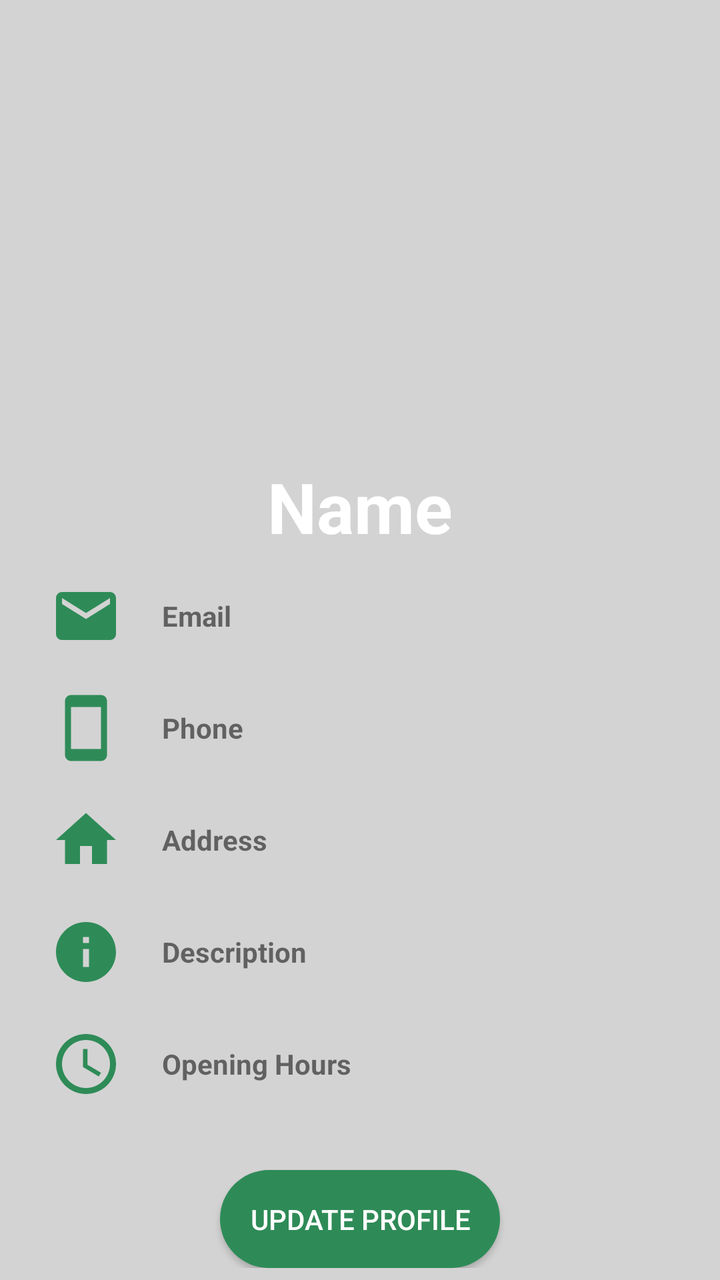
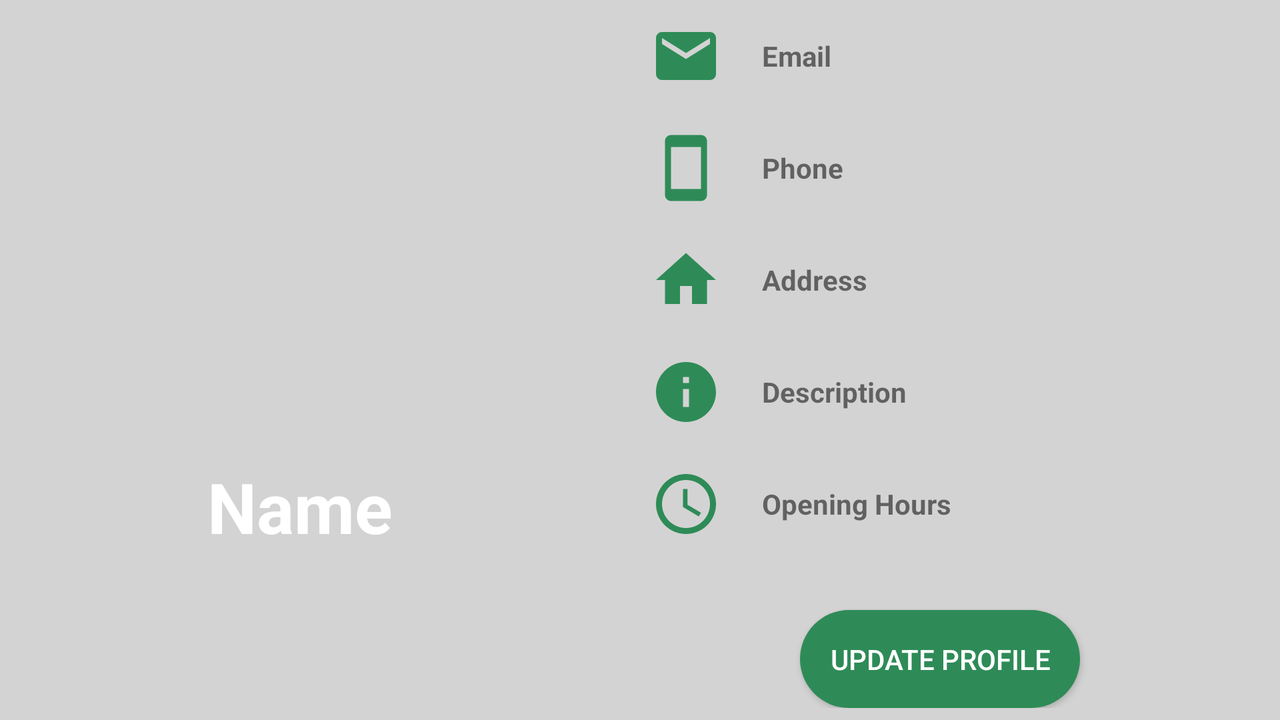

An Android layout and its configuration variant, each rendered on a device that would load it. The default file and the variant file are quoted in full after the pictures.
<!-- AndroidManifest.xml: application theme Theme.AppCompat.Light.NoActionBar -->
<!-- res/layout/profile.xml -->
<?xml version="1.0" encoding="utf-8"?>
<RelativeLayout xmlns:android="http://schemas.android.com/apk/res/android"
    xmlns:app="http://schemas.android.com/apk/res-auto"
    xmlns:tools="http://schemas.android.com/tools"
    android:layout_width="match_parent"
    android:layout_height="match_parent"
    android:background="#D3D3D3"
    app:layout_behavior="@string/appbar_scrolling_view_behavior"
    tools:context=".AppActivity"
    android:id="@+id/relativeLayout"
    tools:showIn="@layout/app_bar_main">

    <LinearLayout
        android:layout_width="match_parent"
        android:layout_height="wrap_content"
        android:orientation="vertical"
        android:gravity="center_horizontal">

        <LinearLayout
            android:id="@+id/layoutprofile"
            android:layout_width="match_parent"
            android:layout_height="280dp"
            android:background="@drawable/appetizers"
            android:orientation="vertical">
            <ImageView
                android:id="@+id/profImgBtn"
                android:layout_width="150dp"
                android:layout_height="150dp"
                android:layout_gravity="center_horizontal"
                android:layout_marginTop="80dp"
                android:src="@drawable/prof" />

            <TextView
                android:id="@+id/nameTv"
                android:layout_width="wrap_content"
                android:layout_height="wrap_content"
                android:layout_gravity="center_horizontal"
                android:text="@string/r_name"
                android:textColor="#fff"
                android:textSize="35sp"
                android:textStyle="bold" />
        </LinearLayout>

        <ScrollView xmlns:android="http://schemas.android.com/apk/res/android"
            android:layout_width="match_parent"
            android:layout_height="match_parent"
            android:fillViewport="true">

            <TableLayout
                android:layout_width="match_parent"
                android:layout_height="wrap_content"
                android:stretchColumns="1">

                <LinearLayout
                    android:id="@+id/layoutEdit"
                    android:layout_width="match_parent"
                    android:layout_height="wrap_content"
                    android:layout_gravity="center"
                    android:paddingTop="10dp"
                    android:orientation="vertical">
                    <LinearLayout
                        android:id="@+id/lname"
                        android:orientation="horizontal"
                        android:paddingLeft="25dp"
                        android:layout_width="match_parent"
                        android:layout_height="wrap_content">
                        <ImageView
                            android:layout_width="36dp"
                            android:layout_height="36dp"
                            android:src="@drawable/ic_email_black"/>
                        <TextView
                            android:id="@+id/emailTv"
                            android:textStyle="bold"
                            android:layout_gravity="center_vertical"
                            android:layout_width="wrap_content"
                            android:layout_height="wrap_content"
                            android:paddingLeft="20dp"
                            android:text="@string/r_email"/>
                    </LinearLayout>
                    <LinearLayout
                        android:id="@+id/lphone"
                        android:layout_marginTop="20dp"
                        android:orientation="horizontal"
                        android:paddingLeft="25dp"
                        android:layout_width="match_parent"
                        android:layout_height="wrap_content">
                        <ImageView
                            android:layout_width="36dp"
                            android:layout_height="36dp"
                            android:src="@drawable/ic_smartphone_black_24dp"/>
                        <TextView
                            android:textStyle="bold"
                            android:id="@+id/phoneTv"
                            android:layout_gravity="center_vertical"
                            android:layout_width="wrap_content"
                            android:layout_height="wrap_content"
                            android:paddingLeft="20dp"
                            android:text="@string/r_phone"/>
                    </LinearLayout>
                    <LinearLayout
                        android:id="@+id/lAddress"
                        android:layout_marginTop="20dp"
                        android:orientation="horizontal"
                        android:paddingLeft="25dp"
                        android:layout_width="match_parent"
                        android:layout_height="wrap_content">
                        <ImageView
                            android:layout_width="36dp"
                            android:layout_height="36dp"
                            android:src="@drawable/ic_home_black_24dp"/>
                        <TextView
                            android:textStyle="bold"
                            android:id="@+id/addressTv"
                            android:layout_gravity="center_vertical"
                            android:layout_width="wrap_content"
                            android:layout_height="wrap_content"
                            android:paddingLeft="20dp"
                            android:text="@string/r_address"/>
                    </LinearLayout>
                    <LinearLayout
                        android:layout_marginTop="20dp"
                        android:orientation="horizontal"
                        android:paddingLeft="25dp"
                        android:layout_width="match_parent"
                        android:layout_height="wrap_content">
                        <ImageView
                            android:layout_width="36dp"
                            android:layout_height="36dp"
                            android:src="@drawable/ic_info_black_24dp"/>
                        <TextView
                            android:textStyle="bold"
                            android:id="@+id/descriptionTv"
                            android:layout_gravity="center_vertical"
                            android:layout_width="wrap_content"
                            android:layout_height="wrap_content"
                            android:paddingLeft="20dp"
                            android:text="@string/r_description"/>
                    </LinearLayout>
                    <LinearLayout
                        android:layout_marginTop="20dp"
                        android:orientation="horizontal"
                        android:paddingLeft="25dp"
                        android:layout_width="match_parent"
                        android:layout_height="wrap_content">
                        <ImageView
                            android:layout_width="36dp"
                            android:layout_height="36dp"
                            android:src="@drawable/ic_access_time_black_24dp"/>
                        <TextView
                            android:textStyle="bold"
                            android:id="@+id/openhoursTv"
                            android:layout_gravity="center_vertical"
                            android:layout_width="wrap_content"
                            android:layout_height="wrap_content"
                            android:paddingLeft="20dp"
                            android:text="@string/r_openhours"/>
                    </LinearLayout>

                </LinearLayout>
                <LinearLayout
                    android:id="@+id/layoutButton"
                    android:layout_width="wrap_content"
                    android:layout_height="wrap_content"
                    android:orientation="vertical">
                    <Button
                        android:id="@+id/editButton"
                        android:layout_width="wrap_content"
                        android:layout_height="wrap_content"
                        android:layout_gravity="center_horizontal"
                        android:layout_marginTop="35dp"
                        android:background="@drawable/backgroundstylewithgradient"
                        android:text="Update Profile"
                        android:textColor="#fff" />
                </LinearLayout>

            </TableLayout>
        </ScrollView>

    </LinearLayout>

</RelativeLayout>
<!-- res/layout/app_bar_main.xml (included above) -->
<?xml version="1.0" encoding="utf-8"?>
<android.support.design.widget.CoordinatorLayout xmlns:android="http://schemas.android.com/apk/res/android"
    xmlns:app="http://schemas.android.com/apk/res-auto"
    xmlns:tools="http://schemas.android.com/tools"
    android:layout_width="match_parent"
    android:layout_height="match_parent"
    tools:context=".AppActivity">

    <android.support.design.widget.AppBarLayout
        android:layout_width="match_parent"
        android:layout_height="wrap_content"
        android:theme="@style/AppTheme.AppBarOverlay">

        <android.support.v7.widget.Toolbar
            android:id="@+id/toolbar"
            android:layout_width="match_parent"
            android:layout_height="?attr/actionBarSize"
            android:background="?attr/colorPrimary"
            app:popupTheme="@style/AppTheme.PopupOverlay" />

    </android.support.design.widget.AppBarLayout>

    <include layout="@layout/profile" />

    
        
        
        
        
        
        

</android.support.design.widget.CoordinatorLayout>
<!-- resources referenced by this layout -->
<resources>
  <!-- drawable backgroundstylewithgradient (drawable) -->
  <?xml version="1.0" encoding="utf-8"?>
  <shape xmlns:android="http://schemas.android.com/apk/res/android">
          <solid android:color="#2E8B57" />
          <padding android:top="15dp"
              android:left="15dp"
              android:right="15dp"
              android:bottom="15dp"/>
  
          <corners android:radius="45dp"/>
  </shape>
  <!-- drawable ic_access_time_black_24dp (drawable) -->
  <vector xmlns:android="http://schemas.android.com/apk/res/android"
          android:width="24dp"
          android:height="24dp"
          android:viewportWidth="24.0"
          android:viewportHeight="24.0">
      <path
          android:fillColor="#2E8B57"
          android:pathData="M11.99,2C6.47,2 2,6.48 2,12s4.47,10 9.99,10C17.52,22 22,17.52 22,12S17.52,2 11.99,2zM12,20c-4.42,0 -8,-3.58 -8,-8s3.58,-8 8,-8 8,3.58 8,8 -3.58,8 -8,8zM12.5,7H11v6l5.25,3.15 0.75,-1.23 -4.5,-2.67z"/>
  </vector>
  <!-- drawable ic_email_black (drawable-xxhdpi) -->
  <?xml version="1.0" encoding="utf-8"?>
  <vector xmlns:android="http://schemas.android.com/apk/res/android"
      android:width="24dp"
      android:height="24dp"
      android:viewportWidth="24.0"
      android:viewportHeight="24.0">
          <path
              android:fillColor="#2E8B57"
              android:pathData="M20,4L4,4c-1.1,0 -1.99,0.9 -1.99,2L2,18c0,1.1 0.9,2 2,2h16c1.1,0 2,-0.9 2,-2L22,6c0,-1.1 -0.9,-2 -2,-2zM20,8l-8,5 -8,-5L4,6l8,5 8,-5v2z"/>
  
  
  
  
  </vector>
  <!-- drawable ic_home_black_24dp (drawable-xxhdpi) -->
  <vector xmlns:android="http://schemas.android.com/apk/res/android"
          android:width="24dp"
          android:height="24dp"
          android:viewportWidth="24.0"
          android:viewportHeight="24.0">
      <path
          android:fillColor="#2E8B57"
          android:pathData="M10,20v-6h4v6h5v-8h3L12,3 2,12h3v8z"/>
  </vector>
  <!-- drawable ic_info_black_24dp (drawable-xxhdpi) -->
  <vector xmlns:android="http://schemas.android.com/apk/res/android"
          android:width="24dp"
          android:height="24dp"
          android:viewportWidth="24.0"
          android:viewportHeight="24.0">
      <path
          android:fillColor="#2E8B57"
          android:pathData="M12,2C6.48,2 2,6.48 2,12s4.48,10 10,10 10,-4.48 10,-10S17.52,2 12,2zM13,17h-2v-6h2v6zM13,9h-2L11,7h2v2z"/>
  </vector>
  <!-- drawable ic_smartphone_black_24dp (drawable-xxhdpi) -->
  <vector xmlns:android="http://schemas.android.com/apk/res/android"
          android:width="24dp"
          android:height="24dp"
          android:viewportWidth="24.0"
          android:viewportHeight="24.0">
      <path
          android:fillColor="#2E8B57"
          android:pathData="M17,1.01L7,1c-1.1,0 -2,0.9 -2,2v18c0,1.1 0.9,2 2,2h10c1.1,0 2,-0.9 2,-2V3c0,-1.1 -0.9,-1.99 -2,-1.99zM17,19H7V5h10v14z"/>
  </vector>
  <string name="r_address">Address</string>
  <string name="r_description">Description</string>
  <string name="r_email">Email</string>
  <string name="r_name">Name</string>
  <string name="r_openhours">Opening Hours</string>
  <string name="r_phone">Phone</string>
  <style name="AppTheme.AppBarOverlay" parent="ThemeOverlay.AppCompat.Dark.ActionBar" />
  <style name="AppTheme.PopupOverlay" parent="ThemeOverlay.AppCompat.Light" />
</resources>
<!-- res/layout-land/profile.xml (the repository's variant of the layout above) -->
<!-- drawn on the phone turned sideways -->
<?xml version="1.0" encoding="utf-8"?>
<RelativeLayout xmlns:android="http://schemas.android.com/apk/res/android"
    xmlns:app="http://schemas.android.com/apk/res-auto"
    xmlns:tools="http://schemas.android.com/tools"
    android:layout_width="match_parent"
    android:layout_height="match_parent"
    android:background="#D3D3D3"
    app:layout_behavior="@string/appbar_scrolling_view_behavior"
    >

    <LinearLayout
        android:id="@+id/layoutprofile"
        android:layout_width="300dp"
        android:layout_height="match_parent"
        android:background="@drawable/appetizers"
        android:orientation="vertical">

        <ImageView
            android:id="@+id/profImgBtn"
            android:layout_width="150dp"
            android:layout_height="150dp"
            android:layout_gravity="center_horizontal"
            android:layout_marginTop="80dp"
            android:src="@drawable/prof" />

        <TextView
            android:id="@+id/nameTv"
            android:layout_width="wrap_content"
            android:layout_height="wrap_content"
            android:layout_gravity="center_horizontal"
            android:text="@string/r_name"
            android:textColor="#fff"
            android:textSize="35sp"
            android:textStyle="bold" />
    </LinearLayout>

    <ScrollView xmlns:android="http://schemas.android.com/apk/res/android"
        android:id="@+id/layoutInfo"
        android:layout_marginTop="10dp"
        android:layout_width="360dp"
        android:layout_marginLeft="300dp"
        android:layout_height="wrap_content"
        android:orientation="vertical"
        android:fillViewport="true">

        <TableLayout
            android:layout_width="match_parent"
            android:layout_height="wrap_content"
            android:stretchColumns="1">

            <LinearLayout
                android:id="@+id/layoutEdit"
                android:layout_width="match_parent"
                android:layout_height="wrap_content"
                android:layout_gravity="center"
                android:orientation="vertical">
                <LinearLayout
                    android:id="@+id/lname"
                    android:orientation="horizontal"
                    android:paddingLeft="25dp"
                    android:layout_width="match_parent"
                    android:layout_height="wrap_content">
                    <ImageView
                        android:layout_width="36dp"
                        android:layout_height="36dp"
                        android:src="@drawable/ic_email_black"/>
                    <TextView
                        android:id="@+id/emailTv"
                        android:textStyle="bold"
                        android:layout_gravity="center_vertical"
                        android:layout_width="wrap_content"
                        android:layout_height="wrap_content"
                        android:paddingLeft="20dp"
                        android:text="@string/r_email"/>
                </LinearLayout>
                <LinearLayout
                    android:id="@+id/lphone"
                    android:layout_marginTop="20dp"
                    android:orientation="horizontal"
                    android:paddingLeft="25dp"
                    android:layout_width="match_parent"
                    android:layout_height="wrap_content">
                    <ImageView
                        android:layout_width="36dp"
                        android:layout_height="36dp"
                        android:src="@drawable/ic_smartphone_black_24dp"/>
                    <TextView
                        android:textStyle="bold"
                        android:id="@+id/phoneTv"
                        android:layout_gravity="center_vertical"
                        android:layout_width="wrap_content"
                        android:layout_height="wrap_content"
                        android:paddingLeft="20dp"
                        android:text="@string/r_phone"/>
                </LinearLayout>
                <LinearLayout
                    android:id="@+id/lAddress"
                    android:layout_marginTop="20dp"
                    android:orientation="horizontal"
                    android:paddingLeft="25dp"
                    android:layout_width="match_parent"
                    android:layout_height="wrap_content">
                    <ImageView
                        android:layout_width="36dp"
                        android:layout_height="36dp"
                        android:src="@drawable/ic_home_black_24dp"/>
                    <TextView
                        android:textStyle="bold"
                        android:id="@+id/addressTv"
                        android:layout_gravity="center_vertical"
                        android:layout_width="wrap_content"
                        android:layout_height="wrap_content"
                        android:paddingLeft="20dp"
                        android:text="@string/r_address"/>
                </LinearLayout>
                <LinearLayout
                    android:layout_marginTop="20dp"
                    android:orientation="horizontal"
                    android:paddingLeft="25dp"
                    android:layout_width="match_parent"
                    android:layout_height="wrap_content">
                    <ImageView
                        android:layout_width="36dp"
                        android:layout_height="36dp"
                        android:src="@drawable/ic_info_black_24dp"/>
                    <TextView
                        android:textStyle="bold"
                        android:id="@+id/descriptionTv"
                        android:layout_gravity="center_vertical"
                        android:layout_width="wrap_content"
                        android:layout_height="wrap_content"
                        android:paddingLeft="20dp"
                        android:text="@string/r_description"/>
                </LinearLayout>
                <LinearLayout
                    android:layout_marginTop="20dp"
                    android:orientation="horizontal"
                    android:paddingLeft="25dp"
                    android:layout_width="match_parent"
                    android:layout_height="wrap_content">
                    <ImageView
                        android:layout_width="36dp"
                        android:layout_height="36dp"
                        android:src="@drawable/ic_access_time_black_24dp"/>
                    <TextView
                        android:textStyle="bold"
                        android:id="@+id/openhoursTv"
                        android:layout_gravity="center_vertical"
                        android:layout_width="wrap_content"
                        android:layout_height="wrap_content"
                        android:paddingLeft="20dp"
                        android:text="@string/r_openhours"/>
                </LinearLayout>


            </LinearLayout>
            <LinearLayout
                android:id="@+id/layoutButton"
                android:layout_width="wrap_content"
                android:layout_height="wrap_content"
                android:orientation="vertical">
                <Button
                    android:id="@+id/editButton"
                    android:layout_width="wrap_content"
                    android:layout_height="wrap_content"
                    android:layout_gravity="center_horizontal"
                    android:layout_marginTop="35dp"
                    android:background="@drawable/backgroundstylewithgradient"
                    android:text="Update Profile"
                    android:textColor="#fff" />
            </LinearLayout>


        </TableLayout>
    </ScrollView>


</RelativeLayout>
<!-- resources referenced by the variant -->
<!-- as the phone turned sideways resolves them -->
<resources>
  <!-- drawable backgroundstylewithgradient (drawable) -->
  <?xml version="1.0" encoding="utf-8"?>
  <shape xmlns:android="http://schemas.android.com/apk/res/android">
          <solid android:color="#2E8B57" />
          <padding android:top="15dp"
              android:left="15dp"
              android:right="15dp"
              android:bottom="15dp"/>
  
          <corners android:radius="45dp"/>
  </shape>
  <!-- drawable ic_access_time_black_24dp (drawable) -->
  <vector xmlns:android="http://schemas.android.com/apk/res/android"
          android:width="24dp"
          android:height="24dp"
          android:viewportWidth="24.0"
          android:viewportHeight="24.0">
      <path
          android:fillColor="#2E8B57"
          android:pathData="M11.99,2C6.47,2 2,6.48 2,12s4.47,10 9.99,10C17.52,22 22,17.52 22,12S17.52,2 11.99,2zM12,20c-4.42,0 -8,-3.58 -8,-8s3.58,-8 8,-8 8,3.58 8,8 -3.58,8 -8,8zM12.5,7H11v6l5.25,3.15 0.75,-1.23 -4.5,-2.67z"/>
  </vector>
  <!-- drawable ic_email_black (drawable-xxhdpi) -->
  <?xml version="1.0" encoding="utf-8"?>
  <vector xmlns:android="http://schemas.android.com/apk/res/android"
      android:width="24dp"
      android:height="24dp"
      android:viewportWidth="24.0"
      android:viewportHeight="24.0">
          <path
              android:fillColor="#2E8B57"
              android:pathData="M20,4L4,4c-1.1,0 -1.99,0.9 -1.99,2L2,18c0,1.1 0.9,2 2,2h16c1.1,0 2,-0.9 2,-2L22,6c0,-1.1 -0.9,-2 -2,-2zM20,8l-8,5 -8,-5L4,6l8,5 8,-5v2z"/>
  
  
  
  
  </vector>
  <!-- drawable ic_home_black_24dp (drawable-xxhdpi) -->
  <vector xmlns:android="http://schemas.android.com/apk/res/android"
          android:width="24dp"
          android:height="24dp"
          android:viewportWidth="24.0"
          android:viewportHeight="24.0">
      <path
          android:fillColor="#2E8B57"
          android:pathData="M10,20v-6h4v6h5v-8h3L12,3 2,12h3v8z"/>
  </vector>
  <!-- drawable ic_info_black_24dp (drawable-xxhdpi) -->
  <vector xmlns:android="http://schemas.android.com/apk/res/android"
          android:width="24dp"
          android:height="24dp"
          android:viewportWidth="24.0"
          android:viewportHeight="24.0">
      <path
          android:fillColor="#2E8B57"
          android:pathData="M12,2C6.48,2 2,6.48 2,12s4.48,10 10,10 10,-4.48 10,-10S17.52,2 12,2zM13,17h-2v-6h2v6zM13,9h-2L11,7h2v2z"/>
  </vector>
  <!-- drawable ic_smartphone_black_24dp (drawable-xxhdpi) -->
  <vector xmlns:android="http://schemas.android.com/apk/res/android"
          android:width="24dp"
          android:height="24dp"
          android:viewportWidth="24.0"
          android:viewportHeight="24.0">
      <path
          android:fillColor="#2E8B57"
          android:pathData="M17,1.01L7,1c-1.1,0 -2,0.9 -2,2v18c0,1.1 0.9,2 2,2h10c1.1,0 2,-0.9 2,-2V3c0,-1.1 -0.9,-1.99 -2,-1.99zM17,19H7V5h10v14z"/>
  </vector>
  <string name="r_address">Address</string>
  <string name="r_description">Description</string>
  <string name="r_email">Email</string>
  <string name="r_name">Name</string>
  <string name="r_openhours">Opening Hours</string>
  <string name="r_phone">Phone</string>
</resources>
